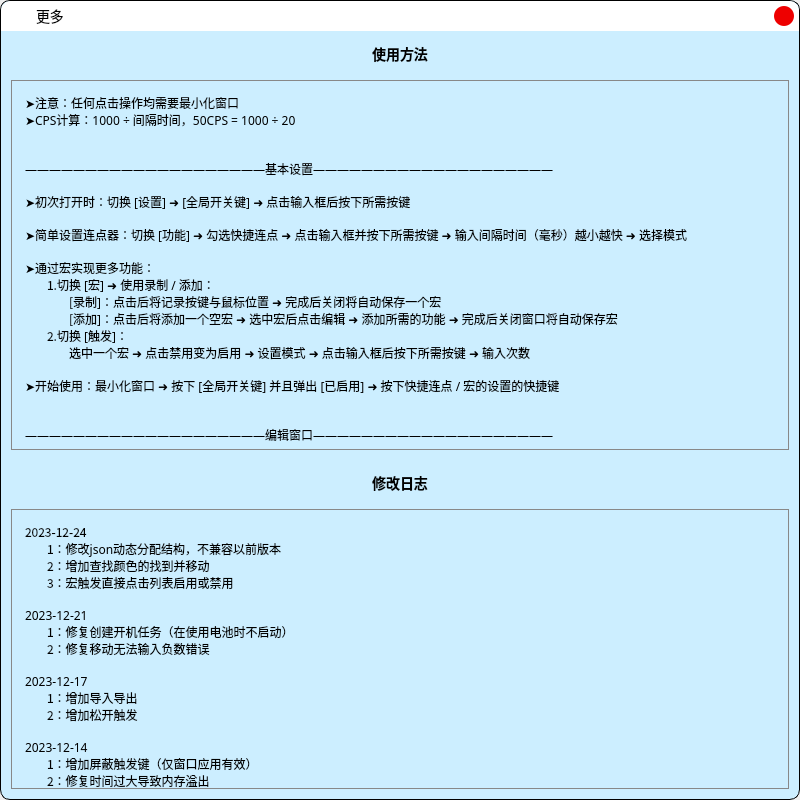
<?xml version="1.0" encoding="UTF-8"?>
<ui version="4.0">
 <class>MoreUiClass</class>
 <widget class="QDialog" name="MoreUiClass">
  <property name="geometry">
   <rect>
    <x>0</x>
    <y>0</y>
    <width>800</width>
    <height>800</height>
   </rect>
  </property>
  <property name="minimumSize">
   <size>
    <width>800</width>
    <height>500</height>
   </size>
  </property>
  <property name="maximumSize">
   <size>
    <width>800</width>
    <height>800</height>
   </size>
  </property>
  <property name="windowTitle">
   <string>更多信息</string>
  </property>
  <property name="windowIcon">
   <iconset resource="../.res/QuickInput.qrc">
    <normaloff>:/icon.png</normaloff>:/icon.png</iconset>
  </property>
  <property name="styleSheet">
   <string notr="true"/>
  </property>
  <layout class="QVBoxLayout" name="verticalLayout_4">
   <property name="spacing">
    <number>0</number>
   </property>
   <property name="leftMargin">
    <number>0</number>
   </property>
   <property name="topMargin">
    <number>0</number>
   </property>
   <property name="rightMargin">
    <number>0</number>
   </property>
   <property name="bottomMargin">
    <number>0</number>
   </property>
   <item>
    <widget class="QWidget" name="client" native="true">
     <property name="styleSheet">
      <string notr="true">#client{background-color:#CEF;border:1px solid black;border-radius:10px;}</string>
     </property>
     <layout class="QVBoxLayout" name="verticalLayout_3" stretch="0,65535,65535,65535,65535">
      <property name="spacing">
       <number>0</number>
      </property>
      <property name="leftMargin">
       <number>1</number>
      </property>
      <property name="topMargin">
       <number>1</number>
      </property>
      <property name="rightMargin">
       <number>1</number>
      </property>
      <property name="bottomMargin">
       <number>1</number>
      </property>
      <item>
       <widget class="QWidget" name="title" native="true">
        <property name="minimumSize">
         <size>
          <width>0</width>
          <height>30</height>
         </size>
        </property>
        <property name="maximumSize">
         <size>
          <width>16777215</width>
          <height>30</height>
         </size>
        </property>
        <property name="styleSheet">
         <string notr="true">background-color:white;border-top-left-radius:10px;border-top-right-radius:10px;</string>
        </property>
        <layout class="QHBoxLayout" name="horizontalLayout">
         <property name="spacing">
          <number>10</number>
         </property>
         <property name="leftMargin">
          <number>5</number>
         </property>
         <property name="topMargin">
          <number>5</number>
         </property>
         <property name="rightMargin">
          <number>5</number>
         </property>
         <property name="bottomMargin">
          <number>5</number>
         </property>
         <item>
          <widget class="QLabel" name="lbIcon">
           <property name="sizePolicy">
            <sizepolicy hsizetype="Maximum" vsizetype="Maximum">
             <horstretch>0</horstretch>
             <verstretch>0</verstretch>
            </sizepolicy>
           </property>
           <property name="minimumSize">
            <size>
             <width>20</width>
             <height>20</height>
            </size>
           </property>
           <property name="mouseTracking">
            <bool>true</bool>
           </property>
           <property name="styleSheet">
            <string notr="true">background:none;border-image:url(:/icon.png);</string>
           </property>
           <property name="text">
            <string/>
           </property>
          </widget>
         </item>
         <item>
          <widget class="QLabel" name="lbTitle">
           <property name="sizePolicy">
            <sizepolicy hsizetype="Preferred" vsizetype="Preferred">
             <horstretch>0</horstretch>
             <verstretch>0</verstretch>
            </sizepolicy>
           </property>
           <property name="maximumSize">
            <size>
             <width>16777215</width>
             <height>20</height>
            </size>
           </property>
           <property name="mouseTracking">
            <bool>true</bool>
           </property>
           <property name="styleSheet">
            <string notr="true">background:none;font-family:&quot;Microsoft YaHei&quot;;
font-size:14px;</string>
           </property>
           <property name="text">
            <string>更多</string>
           </property>
          </widget>
         </item>
         <item>
          <spacer name="titleSpacer">
           <property name="orientation">
            <enum>Qt::Horizontal</enum>
           </property>
           <property name="sizeHint" stdset="0">
            <size>
             <width>0</width>
             <height>0</height>
            </size>
           </property>
          </spacer>
         </item>
         <item>
          <widget class="QPushButton" name="bnClose">
           <property name="sizePolicy">
            <sizepolicy hsizetype="Maximum" vsizetype="Maximum">
             <horstretch>30</horstretch>
             <verstretch>20</verstretch>
            </sizepolicy>
           </property>
           <property name="minimumSize">
            <size>
             <width>20</width>
             <height>20</height>
            </size>
           </property>
           <property name="focusPolicy">
            <enum>Qt::ClickFocus</enum>
           </property>
           <property name="styleSheet">
            <string notr="true">QPushButton{background-color:#E00;width:20px;height:20px;border-radius:10px;}
QPushButton:hover{background-color:#C00;}</string>
           </property>
           <property name="text">
            <string/>
           </property>
          </widget>
         </item>
        </layout>
       </widget>
      </item>
      <item>
       <widget class="QLabel" name="lbHowUse">
        <property name="sizePolicy">
         <sizepolicy hsizetype="Preferred" vsizetype="Fixed">
          <horstretch>0</horstretch>
          <verstretch>0</verstretch>
         </sizepolicy>
        </property>
        <property name="font">
         <font>
          <family>Microsoft YaHei</family>
          <pointsize>-1</pointsize>
          <weight>75</weight>
          <bold>true</bold>
         </font>
        </property>
        <property name="styleSheet">
         <string notr="true">background:none;padding-top:12px;padding-bottom:5px;font-family:&quot;Microsoft YaHei&quot;;font-size:14px;</string>
        </property>
        <property name="text">
         <string>使用方法</string>
        </property>
        <property name="alignment">
         <set>Qt::AlignCenter</set>
        </property>
       </widget>
      </item>
      <item>
       <widget class="QScrollArea" name="saHowUse">
        <property name="sizePolicy">
         <sizepolicy hsizetype="Preferred" vsizetype="Preferred">
          <horstretch>0</horstretch>
          <verstretch>0</verstretch>
         </sizepolicy>
        </property>
        <property name="styleSheet">
         <string notr="true">background:#CEF;margin:10px;border:1px solid #888;</string>
        </property>
        <property name="verticalScrollBarPolicy">
         <enum>Qt::ScrollBarAlwaysOff</enum>
        </property>
        <property name="horizontalScrollBarPolicy">
         <enum>Qt::ScrollBarAlwaysOff</enum>
        </property>
        <property name="widgetResizable">
         <bool>true</bool>
        </property>
        <widget class="QWidget" name="scrollAreaWidgetContents_2">
         <property name="geometry">
          <rect>
           <x>0</x>
           <y>0</y>
           <width>776</width>
           <height>1097</height>
          </rect>
         </property>
         <property name="styleSheet">
          <string notr="true">border:none;</string>
         </property>
         <layout class="QVBoxLayout" name="verticalLayout_2">
          <property name="spacing">
           <number>0</number>
          </property>
          <property name="leftMargin">
           <number>0</number>
          </property>
          <property name="topMargin">
           <number>0</number>
          </property>
          <property name="rightMargin">
           <number>0</number>
          </property>
          <property name="bottomMargin">
           <number>0</number>
          </property>
          <item>
           <widget class="QLabel" name="lbHowUseText">
            <property name="sizePolicy">
             <sizepolicy hsizetype="Preferred" vsizetype="Preferred">
              <horstretch>0</horstretch>
              <verstretch>0</verstretch>
             </sizepolicy>
            </property>
            <property name="font">
             <font>
              <family>Microsoft YaHei</family>
              <pointsize>-1</pointsize>
              <weight>50</weight>
              <bold>false</bold>
             </font>
            </property>
            <property name="styleSheet">
             <string notr="true">font-family:&quot;Microsoft YaHei&quot;;font-size:12px;</string>
            </property>
            <property name="text">
             <string>➤注意：任何点击操作均需要最小化窗口
➤CPS计算：1000 ÷ 间隔时间，50CPS = 1000 ÷ 20


————————————————————基本设置————————————————————

➤初次打开时：切换 [设置] ➜ [全局开关键] ➜ 点击输入框后按下所需按键

➤简单设置连点器：切换 [功能] ➜ 勾选快捷连点 ➜ 点击输入框并按下所需按键 ➜ 输入间隔时间（毫秒）越小越快 ➜ 选择模式

➤通过宏实现更多功能：
ㅤㅤ1.切换 [宏] ➜ 使用录制 / 添加：
ㅤㅤㅤㅤ[录制]：点击后将记录按键与鼠标位置 ➜ 完成后关闭将自动保存一个宏
ㅤㅤㅤㅤ[添加]：点击后将添加一个空宏 ➜ 选中宏后点击编辑 ➜ 添加所需的功能 ➜ 完成后关闭窗口将自动保存宏
ㅤㅤ2.切换 [触发]：
ㅤㅤㅤㅤ选中一个宏 ➜ 点击禁用变为启用 ➜ 设置模式 ➜ 点击输入框后按下所需按键 ➜ 输入次数

➤开始使用：最小化窗口 ➜ 按下 [全局开关键] 并且弹出 [已启用] ➜ 按下快捷连点 / 宏的设置的快捷键


————————————————————编辑窗口————————————————————

➤键盘/鼠标：
ㅤㅤ1.点击输入框并按下一个键盘或鼠标按键
ㅤㅤ2.选择需要的操作，按下，松开，点击

➤鼠标移动：
ㅤㅤ1.在X，Y里面输入坐标或距离，X是水平方向，Y是垂直方向
ㅤㅤ2.勾选位置，鼠标指针将会移动到对应的坐标；X，Y的最大值是10000，点击右侧的[+]可以获取坐标
ㅤㅤ3.勾选移动，鼠标指针将会根据上一次的位置移动一段距离；X，Y按照屏幕分辨率来设置移动距离

➤等待：
ㅤㅤ1.在时长输入所需时长，单位毫秒
ㅤㅤ2.根据所需输入随机，用来防止检测，随机的时长会从0到输入的时长附加到等待时长里面

➤循环：
ㅤㅤ1.输入循环次数
ㅤㅤ2.添加后再点击一下宏项目，点击编辑，方法和外面一致

➤输入到剪贴板
ㅤㅤ1.在编辑框输入所需的文本
ㅤㅤ2.执行后文本将复制到剪贴板，通过Ctrl + V的方式粘贴到对应的位置

➤查找颜色：
ㅤㅤ1.点击[获取]，指针的坐标及颜色将会显示到编辑框，点击对应的位置以完成获取
ㅤㅤ2.若识别不到则添加误差，误差越大越容易识别成功
ㅤㅤ3.添加后再点击一下宏项目，点击编辑，方法和外面一致


————————————————————触发模式————————————————————

➤切换：点击触发键执行宏，再次点击触发键停止

➤按下：按下触发键执行宏，直到完成对应次数或松开

➤松开：松开触发键执行宏，直到完成对应次数或按下


————————————————————其他功能————————————————————

➤窗口控制状态：点击 [+] 并根据提示操作，之后当切换到对应窗口就会启用连点（先用开关键启用连点器）

➤显示当前时间：输入一个按键，之后点击会弹出当前时间</string>
            </property>
            <property name="textFormat">
             <enum>Qt::PlainText</enum>
            </property>
            <property name="alignment">
             <set>Qt::AlignLeading|Qt::AlignLeft|Qt::AlignTop</set>
            </property>
           </widget>
          </item>
         </layout>
        </widget>
       </widget>
      </item>
      <item>
       <widget class="QLabel" name="lbLog">
        <property name="sizePolicy">
         <sizepolicy hsizetype="Preferred" vsizetype="Fixed">
          <horstretch>0</horstretch>
          <verstretch>0</verstretch>
         </sizepolicy>
        </property>
        <property name="font">
         <font>
          <family>Microsoft YaHei</family>
          <pointsize>-1</pointsize>
          <weight>75</weight>
          <bold>true</bold>
         </font>
        </property>
        <property name="styleSheet">
         <string notr="true">background:none;padding-top:12px;padding-bottom:5px;font-family:&quot;Microsoft YaHei&quot;;font-size:14px;</string>
        </property>
        <property name="text">
         <string>修改日志</string>
        </property>
        <property name="alignment">
         <set>Qt::AlignCenter</set>
        </property>
       </widget>
      </item>
      <item>
       <widget class="QScrollArea" name="saLog">
        <property name="sizePolicy">
         <sizepolicy hsizetype="Preferred" vsizetype="Fixed">
          <horstretch>0</horstretch>
          <verstretch>0</verstretch>
         </sizepolicy>
        </property>
        <property name="maximumSize">
         <size>
          <width>16777215</width>
          <height>300</height>
         </size>
        </property>
        <property name="styleSheet">
         <string notr="true">background:#CEF;margin:10px;border:1px solid #888;</string>
        </property>
        <property name="verticalScrollBarPolicy">
         <enum>Qt::ScrollBarAlwaysOff</enum>
        </property>
        <property name="horizontalScrollBarPolicy">
         <enum>Qt::ScrollBarAlwaysOff</enum>
        </property>
        <property name="widgetResizable">
         <bool>true</bool>
        </property>
        <widget class="QWidget" name="scrollAreaWidgetContents">
         <property name="geometry">
          <rect>
           <x>0</x>
           <y>0</y>
           <width>776</width>
           <height>2484</height>
          </rect>
         </property>
         <property name="styleSheet">
          <string notr="true">border:none;</string>
         </property>
         <layout class="QVBoxLayout" name="verticalLayout">
          <property name="spacing">
           <number>0</number>
          </property>
          <property name="leftMargin">
           <number>0</number>
          </property>
          <property name="topMargin">
           <number>0</number>
          </property>
          <property name="rightMargin">
           <number>0</number>
          </property>
          <property name="bottomMargin">
           <number>10</number>
          </property>
          <item>
           <widget class="QLabel" name="lbLogText">
            <property name="sizePolicy">
             <sizepolicy hsizetype="Preferred" vsizetype="Preferred">
              <horstretch>0</horstretch>
              <verstretch>0</verstretch>
             </sizepolicy>
            </property>
            <property name="font">
             <font>
              <family>Microsoft YaHei</family>
              <pointsize>-1</pointsize>
              <weight>50</weight>
              <bold>false</bold>
             </font>
            </property>
            <property name="styleSheet">
             <string notr="true">font-family:&quot;Microsoft YaHei&quot;;font-size:12px;</string>
            </property>
            <property name="text">
             <string>2023-12-24
ㅤㅤ1：修改json动态分配结构，不兼容以前版本
ㅤㅤ2：增加查找颜色的找到并移动
ㅤㅤ3：宏触发直接点击列表启用或禁用

2023-12-21
ㅤㅤ1：修复创建开机任务（在使用电池时不启动）
ㅤㅤ2：修复移动无法输入负数错误

2023-12-17
ㅤㅤ1：增加导入导出
ㅤㅤ2：增加松开触发

2023-12-14
ㅤㅤ1：增加屏蔽触发键（仅窗口应用有效）
ㅤㅤ2：修复时间过大导致内存溢出

2023-12-11
ㅤㅤ1：优化界面
ㅤㅤ2：修复编辑界面删除宏导致崩溃

2023-12-9
ㅤㅤ1：优化界面

2023-12-8
ㅤㅤ1：优化列表间距

2023-12-5
ㅤㅤ1：增加移动宏功能
ㅤㅤ2：优化宏列表备注

2023-12-2
ㅤㅤ1：增加备注功能

2023-11-30
ㅤㅤ1：修复Ctrl,Alt+数字组合键
ㅤㅤ2：调整界面

2023-11-29
ㅤㅤ1：增加结束循环功能，结束改为结束宏
ㅤㅤ2：修复颜色框选错误

2023-11-25
ㅤㅤ1：增加无限嵌套功能
ㅤㅤ2：增加结束功能

2023-11-24
ㅤㅤ1：增加查找颜色未找到的处理

2023-11-21
ㅤㅤ1：优化列表效率

2023-11-16
ㅤㅤ1：增加随机移动

2023-11-4
ㅤㅤ1：优化列表，UI缩放

2023-11-3
ㅤㅤ1：增加窗口控制状态，详细看使用方法

2023-11-2
ㅤㅤ1：增加自定义窗口放大

2023-10-30
ㅤㅤ1：优化性能，0ms以上的CPU占用更低

2023-10-29
ㅤㅤ1：增加触发的次数，可指定宏的执行次数
ㅤㅤ2：增加编辑的循环，可指定宏的执行次数

2023-10-28
ㅤㅤ1：修复CPS不准确，提高间隔时间的精度，但在16ms以下会增加CPU占用

2023-10-27
ㅤㅤ1：过滤录制的键盘重复按下
ㅤㅤ2：修复单个触发键会被其他键中断
ㅤㅤ3：增加编辑窗口宏列表使用Shift ↑↓移动宏位置，Shift ←删除宏

2023-10-21
ㅤㅤ1：增加录制的开始按钮

2023-10-20
ㅤㅤ1：修复组合触发键的误触发

2023-10-17
ㅤㅤ1：增加全局开关键组合键
ㅤㅤ2：修复颜色识别卡顿

2023-10-16
ㅤㅤ1：增加快捷连点模式

2023-10-14
ㅤㅤ1：增加显示时间开关

2023-10-10
ㅤㅤ1：修复缩放识别位置错误

2023-10-9
ㅤㅤ1：增加组合触发键，可输入两个按键来触发，也可输入一个

2023-10-5
ㅤㅤ1：修复缩放字体显示过大

2023-10-5
ㅤㅤ1：增加范围颜色查找功能
ㅤㅤ2：优化获取颜色，获取坐标

2023-10-5
ㅤㅤ1：修复查找颜色错误

2023-10-4
ㅤㅤ1：增加查找颜色功能，详细看使用方法
ㅤㅤ2：优化列表显示效果

2023-10-3
ㅤㅤ1：增加编辑窗口的修改功能，双击列表的项目即可修改
ㅤㅤ2：增加多开功能，复制程序的文件夹就可以运行多个

2023-10-2
ㅤㅤ1：优化弹窗刷新，从透明度更改时刷新改为仅内容更改时刷新，提高效率

2023-9-30
ㅤㅤ1：使用Qt5.15.2并重新编译为32位程序、
ㅤㅤ2：增加宏触发状态显示，在屏幕的顶部将弹出提示

2023-9-28
ㅤㅤ1：增加显示当前时间功能

2023-9-27
ㅤㅤ1：增加快捷连点的间隔时间功能
ㅤㅤ2：修复快捷点击按键与宏触发键冲突导致程序失效

2023-9-24
ㅤㅤ1：增加随机等待功能，模拟真实点击时的速度差异
ㅤㅤ2：增加获取位置功能，点击获取后再点击目标位置

2023-9-23
ㅤㅤ1：修复按下开关键时按下其他键异常
ㅤㅤ2：增加对滚轮的支持
ㅤㅤ3：发布到bilibili

2023-9-21
ㅤㅤ1：第一个版本</string>
            </property>
            <property name="textFormat">
             <enum>Qt::PlainText</enum>
            </property>
            <property name="alignment">
             <set>Qt::AlignLeading|Qt::AlignLeft|Qt::AlignTop</set>
            </property>
           </widget>
          </item>
         </layout>
        </widget>
       </widget>
      </item>
     </layout>
    </widget>
   </item>
  </layout>
 </widget>
 <resources>
  <include location="../.res/QuickInput.qrc"/>
 </resources>
 <connections/>
</ui>
